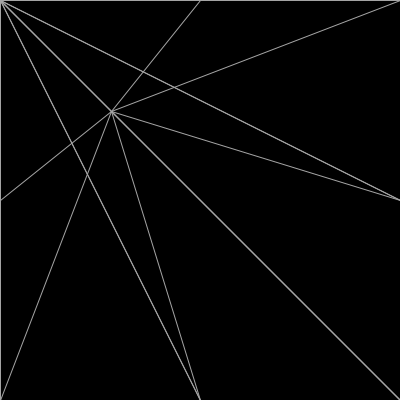
Frame 1 (no input)
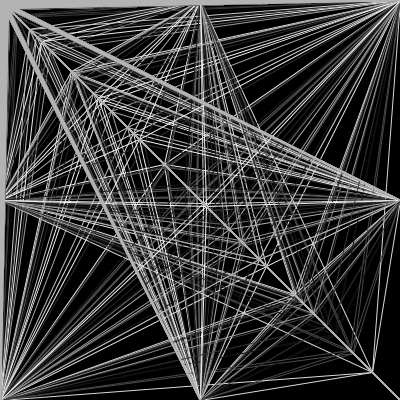
Frame 60 (the mouse pressed at the canvas centre just before this capture)
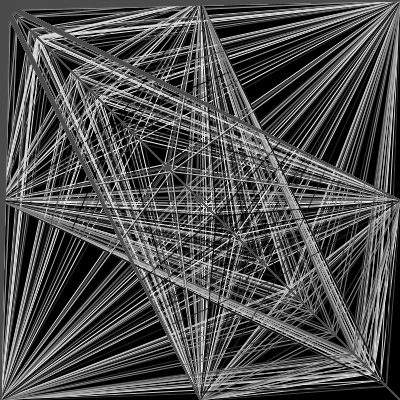
Frame 120 (the mouse held since frame 60 and released just before this capture)

The Processing sketch that drew these frames (run headless with seeded random() and noise(); from frame 60 on, the mouse is pressed at the canvas centre):

// Processing sketch: processing_13829
// ── processing_13829.pde

void setup() {
  size(400,400);
  background(0);
  smooth();
}
 
void draw() {
  float cl = random(0,255);
  stroke(cl,cl,cl);

  for(float a=random(10,400); a>0; a=(a-0.5)%10){
    line(0,200,a,a);
    line(400,200,a,a);
    line(200,0,a,a);
    line(200,400,a,a);
    line(400,0,a,a);
    line(0,400,a,a);
    line(0,0,a,a);
    line(400,400,a,a);
  }
}





           
                
